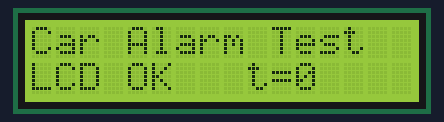
Bench run of a sketch on a simulated Arduino Uno, built with avr-gcc and run on an emulated ATmega328P. Shown: 16×2 character LCD. What the sketch prints to the serial monitor is not drawn.

Above: at 0.2 s.
At 4.2 s:
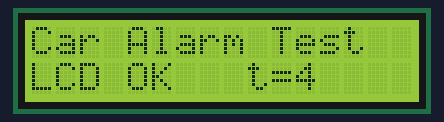
At 9.2 s:
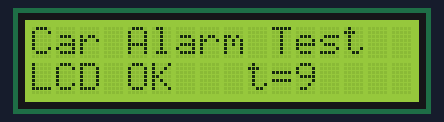
At 19.3 s:
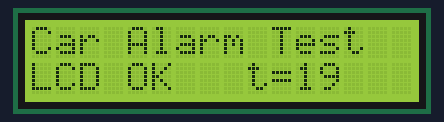
At 28.4 s:
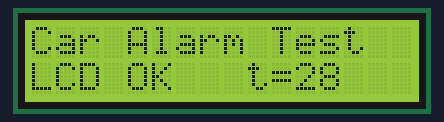
At 38.4 s:
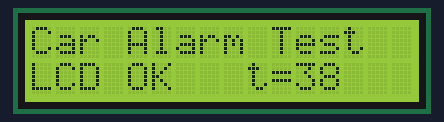

Measured:
- what the display in image 1 shows lasts 1.0 s, from 4.1 s to 5.1 s

The sketch:

test_02_i2c_lcd.ino
```cpp
// Test 1.2 + 1.6: I2C scan and LCD 16x2 text.
// Library: "LiquidCrystal I2C" by Frank de Brabander.
// Expected with LCD and MPU6050 on the same bus: scan lists 0x27 (or 0x3F) and 0x68.

#include <Wire.h>
#include <LiquidCrystal_I2C.h>

const uint8_t LCD_ADDR = 0x27;  // change to 0x3F if the scan shows that address

LiquidCrystal_I2C lcd(LCD_ADDR, 16, 2);

void scanBus() {
  Serial.println(F("I2C scan..."));
  uint8_t found = 0;
  for (uint8_t addr = 1; addr < 127; addr++) {
    Wire.beginTransmission(addr);
    if (Wire.endTransmission() == 0) {
      Serial.print(F("  found 0x"));
      Serial.println(addr, HEX);
      found++;
    }
  }
  if (found == 0) Serial.println(F("  no device found, check SDA/SCL wiring"));
}

void setup() {
  Serial.begin(9600);
  Wire.begin();
  Wire.setWireTimeout(3000, true);  // a stuck I2C bus must not freeze the sketch
  scanBus();

  lcd.init();
  lcd.backlight();
  lcd.setCursor(0, 0);
  lcd.print(F("Car Alarm Test"));
  lcd.setCursor(0, 1);
  lcd.print(F("LCD OK"));
}

void loop() {
  // Counter on the right of line 2 to prove the display keeps updating.
  static uint16_t count = 0;
  lcd.setCursor(9, 1);
  lcd.print(F("t="));
  lcd.print(count++);
  lcd.print(F("   "));
  delay(1000);
}
```
